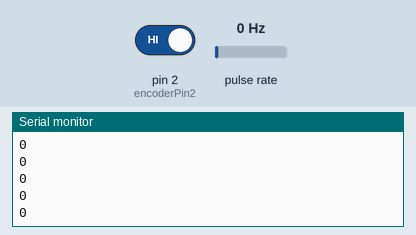
The sketch below on a simulated Arduino Uno, built with avr-gcc and run on an emulated ATmega328P. Parts: the last lines printed to the serial monitor. Wiring (inferred from the names in the program): pulse sensor: data pin 3. The inputs (shaded band) are chosen by the test bench; at power-on: pulse rate 0 Hz, pin 2 (encoderPin2) HIGH.

Above: at 1.2 s.
1.3 s: pulse rate (sensor on pin 3) set to 4 Hz
3.3 s: pin 2 (encoderPin2) driven LOW
At 4.56 s:
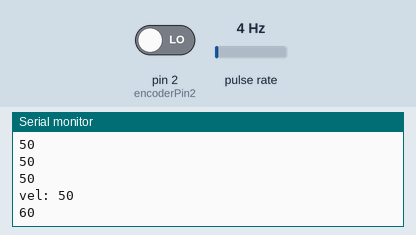
4.8 s: pulse rate (sensor on pin 3) set to 17 Hz
At 5.7 s:
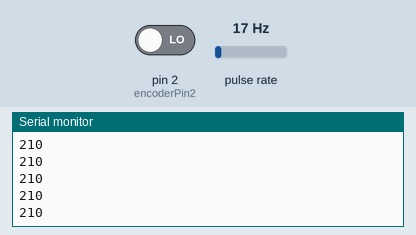
Timing chart, 0 to 7.8 s (numbered marks = the images above; inputs shaded):
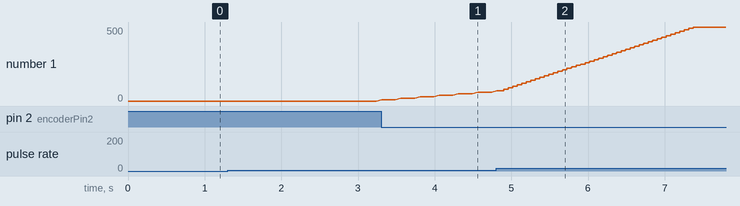

The sketch:

rotary_and_display_test.ino
```cpp
//#include <U8g2lib.h>
#include <U8x8lib.h>
#include <SPI.h>
#include <EEPROM.h>

// Rotary (and rotary-switch) vars
//these pins can not be changed 2/3 are special pins
int encoderPin1 = 3; // "Activater"
int encoderPin2 = 2; // Direction
volatile long encoderValue = 0;
static unsigned long lastInterruptTime = 0; // Used for velocity (and debounce?)


void setup() {
  // Serial setup
  Serial.begin (9600);

  // Rotary encoder stup
  pinMode(encoderPin1, INPUT_PULLUP);
  pinMode(encoderPin2, INPUT_PULLUP);

  attachInterrupt(1, updateEncoder, LOW); //orange, pin3, encoderPin1
  //attachInterrupt(1, updateEncoder, CHANGE);

}

void loop() {

}

void updateEncoder() {

  bool MSB = digitalRead(encoderPin1); //MSB = most significant bit //orange, pin3, encoderPin1

  bool LSB = digitalRead(encoderPin2); //LSB = least significant bit

  unsigned long interruptTime = millis();

  int bounce = interruptTime - lastInterruptTime;

  // If interrupts come faster than 5ms, assume it's a bounce and ignore
  if (bounce > 199) {
    if (!MSB && !LSB) encoderValue += 1;
    if (!MSB && LSB) encoderValue -= 1;
    Serial.println("vel: 1");
  } else if (bounce > 199 && bounce < 200) {
    if (!MSB && !LSB) encoderValue += 5;
    if (!MSB && LSB) encoderValue -= 5;
    Serial.println("vel: 5");
  } else if (bounce > 15 && bounce < 200) {
    if (!MSB && !LSB) encoderValue += 10;
    if (!MSB && LSB) encoderValue -= 10;
    Serial.println("vel: 50");
  }


  encoderValue = min(500, max(0, encoderValue));

  lastInterruptTime = interruptTime;
  Serial.println(encoderValue);
}
```

Measured:
- after the input at 3.3 s, the serial monitor: prints a new line at once (image 1)
- plotted number 1: 0 → 60 after the input at 3.3 s, 60 → 500 after the input at 4.8 s
